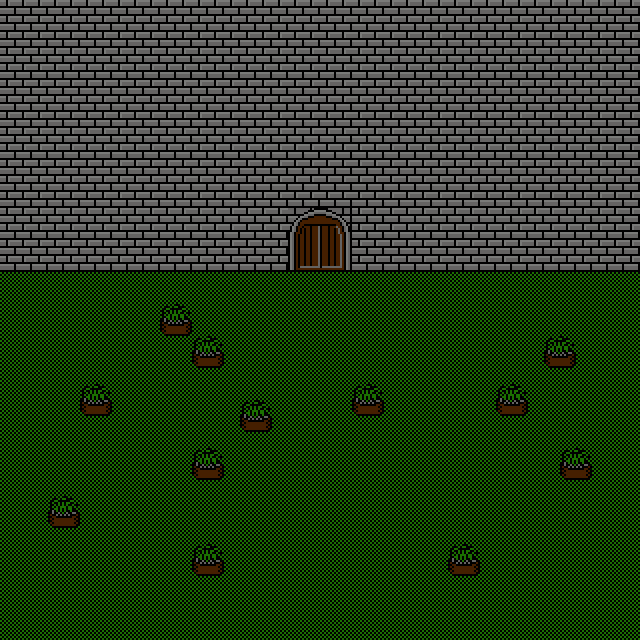

Below is a game level as drawn by its tile map, then a one-line description and the .tmx that defines it (tile-layer data replaced by summaries):
An orthogonal 40x40 tile map with 16x16 px tiles, 5 tile layers (sol, ombres, obstacles, decorations, ...).

<map version="1.5" tiledversion="1.7.2" orientation="orthogonal" renderorder="right-down" width="40" height="40" tilewidth="16" tileheight="16" infinite="0" nextlayerid="6" nextobjectid="1">
 <tileset firstgid="1" source="tiles_mansion.tsx" />
 <layer id="1" name="sol" width="40" height="40">
  <data>[1600 cells, 1600 non-empty, 1 distinct tile ids]</data>
 </layer>
 <layer id="2" name="ombres" width="40" height="40">
  <data>[1600 cells, 0 non-empty, 0 distinct tile ids]</data>
 </layer>
 <layer id="3" name="obstacles" width="40" height="40">
  <data>[1600 cells, 680 non-empty, 2 distinct tile ids]</data>
 </layer>
 <layer id="4" name="decorations" width="40" height="40">
  <data>[1600 cells, 48 non-empty, 4 distinct tile ids]</data>
 </layer>
 <layer id="5" name="portes" width="40" height="40">
  <data>[1600 cells, 16 non-empty, 16 distinct tile ids]</data>
 </layer>
</map>
